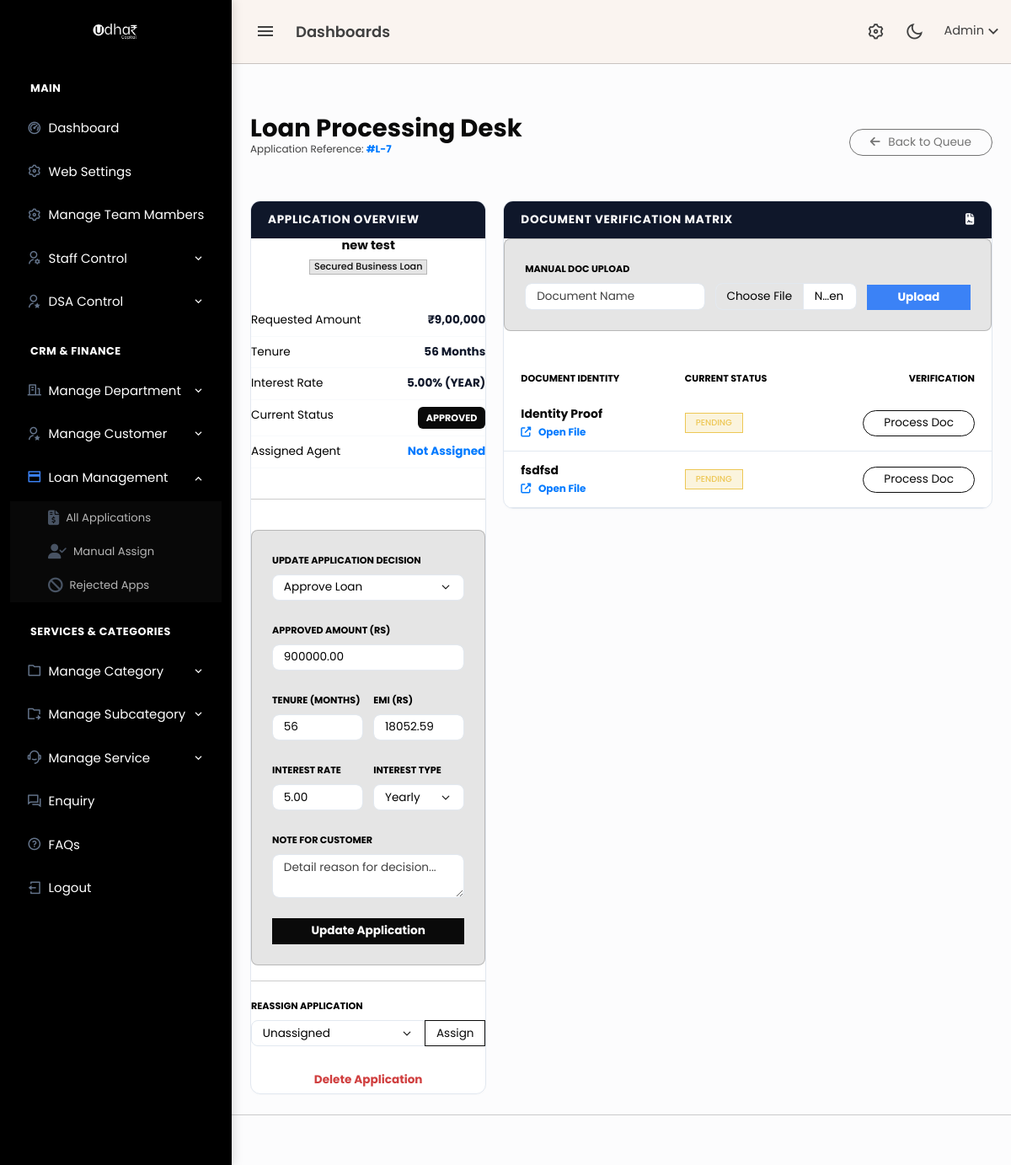
/admin/loan_view.php?id=7 (signed in), run on the app's committed database.
### tables this page shows
CREATE TABLE `loan_applications` (
  `id` bigint(20) UNSIGNED NOT NULL,
  `customer_id` bigint(20) UNSIGNED NOT NULL,
  `service_id` bigint(20) UNSIGNED NOT NULL,
  `dsa_id` bigint(20) UNSIGNED DEFAULT NULL,
  `assigned_staff_id` bigint(20) UNSIGNED DEFAULT NULL,
  `assigned_by` bigint(20) UNSIGNED DEFAULT NULL,
  `assigned_at` timestamp NULL DEFAULT NULL,
  `interest_rate` decimal(5,2) NOT NULL DEFAULT 0.00,
  `interest_type` enum('year','month') NOT NULL DEFAULT 'year',
  `requested_amount` decimal(15,2) NOT NULL,
  `tenure_years` int(11) NOT NULL,
  `emi_amount` decimal(15,2) NOT NULL,
  `status` enum('pending','approved','rejected','disbursed') DEFAULT 'pending',
  `created_at` timestamp NOT NULL DEFAULT current_timestamp(),
  `rejection_note` text DEFAULT NULL
);

CREATE TABLE `customers` (
  `id` bigint(20) UNSIGNED NOT NULL,
  `full_name` varchar(255) NOT NULL,
  `email` varchar(255) NOT NULL,
  `phone` varchar(20) NOT NULL,
  `password` varchar(255) NOT NULL,
  `aadhaar_number` varchar(20) DEFAULT NULL,
  `status` enum('active','blocked') DEFAULT 'active',
  `created_at` timestamp NOT NULL DEFAULT current_timestamp(),
  `updated_at` timestamp NOT NULL DEFAULT current_timestamp() ON UPDATE current_timestamp()
);

CREATE TABLE `services` (
  `id` bigint(20) UNSIGNED NOT NULL,
  `category_id` bigint(20) UNSIGNED NOT NULL,
  `sub_category_id` bigint(20) UNSIGNED NOT NULL,
  `service_name` varchar(255) NOT NULL,
  `title` varchar(255) NOT NULL,
  `slug` varchar(255) NOT NULL,
  `short_description` text DEFAULT NULL,
  `long_description` longtext DEFAULT NULL,
  `hero_image` varchar(255) DEFAULT NULL,
  `card_img` varchar(255) DEFAULT NULL,
  `created_at` timestamp NULL DEFAULT current_timestamp(),
  `updated_at` timestamp NULL DEFAULT current_timestamp() ON UPDATE current_timestamp()
);

CREATE TABLE `loan_application_docs` (
  `id` bigint(20) UNSIGNED NOT NULL,
  `loan_application_id` bigint(20) UNSIGNED NOT NULL,
  `doc_name` varchar(255) NOT NULL,
  `doc_path` varchar(255) NOT NULL,
  `created_at` timestamp NOT NULL DEFAULT current_timestamp(),
  `status` enum('pending','verified','rejected') DEFAULT 'pending',
  `rejection_reason` text DEFAULT NULL
);

### includes/format_helpers.php (called while the page is built, shortened)
<?php
if (!function_exists('format_inr')) {
    function format_inr($amount, int $decimals = 0): string
    {
        $num = (float)$amount;
        $neg = $num < 0 ? '-' : '';
        $num = abs($num);
        $fixed = number_format($num, $decimals, '.', '');
        $parts = explode('.', $fixed);
        $intPart = $parts[0];
        if (strlen($intPart) > 3) {
            $last3 = substr($intPart, -3);
            $rest = substr($intPart, 0, -3);
            $rest = preg_replace('/\B(?=(\d{2})+(?!\d))/', ',', $rest);
            $intPart = $rest . ',' . $last3;
        }
        return $neg . $intPart;
    }
}

### admin/loan_view.php (the view, shortened to what this page needs)
<?php
include 'header.php';
echo '<link rel="stylesheet" href="https://cdnjs.cloudflare.com/ajax/libs/font-awesome/6.4.2/css/all.min.css">';
include 'topbar.php';
include 'sidebar.php';
$loan_id = (int)$_GET['id'];
$loan_sql = "SELECT l.*, c.full_name, c.email, c.phone, s.service_name, st.name AS staff_name
             FROM loan_applications l
             JOIN customers c ON l.customer_id = c.id
             JOIN services s ON l.service_id = s.id
             LEFT JOIN staff st ON l.assigned_staff_id = st.id
             WHERE l.id = $loan_id";
$loan = mysqli_fetch_assoc(mysqli_query($conn, $loan_sql));
$loan_interest_type = strtolower((string)($loan['interest_type'] ?? 'year'));
if ($loan_interest_type !== 'month') {
    $loan_interest_type = 'year';
}
$docs_res = mysqli_query($conn, "SELECT * FROM loan_application_docs WHERE loan_application_id = $loan_id");
?>
<div class="content-page">
    <div class="content">
        <div class="container-fluid pt-4">
            <div class="d-flex justify-content-between align-items-center mb-4">
                <div>
                    <h2 class="fw-bold text-dark mb-0">Loan Processing Desk</h2>
                    <p class="text-muted small">Application Reference: <span class="fw-bold text-primary">#L-<?= $loan['id'] ?></span></p>
                </div>
                <a href="loan_applications.php" class="btn btn-outline-secondary btn-sm rounded-pill px-3">
                    <i class="fas fa-arrow-left me-1"></i> Back to Queue
                </a>
            </div>
            <div class="row">
                <div class="col-lg-4">
                    <div class="card-modern">
                        <div class="card-header-slate">Application Overview</div>
                        <div class="card-body">
                            <div class="text-center mb-4">
                                <h5 class="fw-bold text-dark mb-1"><?= htmlspecialchars($loan['full_name']) ?></h5>
                                <span class="badge bg-light text-dark border"><?= htmlspecialchars($loan['service_name']) ?></span>
                            </div>
                            <div class="data-item"><span class="data-label">Requested Amount</span><span class="data-value">₹<?= format_inr($loan['requested_amount']) ?></span></div>
                            <div class="data-item"><span class="data-label">Tenure</span><span class="data-value"><?= (int)$loan['tenure_years'] ?> Months</span></div>
                            <div class="data-item"><span class="data-label">Interest Rate</span><span class="data-value"><?= number_format((float)$loan['interest_rate'], 2) ?>% (<?= strtoupper($loan_interest_type) ?>)</span></div>
                            <div class="data-item">
                                <span class="data-label">Current Status</span>
                                <span class="badge-status bg-dark text-white"><?= strtoupper($loan['status']) ?></span>
                            </div>
                            <div class="data-item">
                                <span class="data-label">Assigned Agent</span>
                                <span class="data-value text-primary"><?= $loan['staff_name'] ? htmlspecialchars($loan['staff_name']) : 'Not Assigned' ?></span>
                            </div>
                            <hr class="my-4">
                            <form action="db/loan_handler.php" method="POST" class="bg-light p-3 rounded-3 border">
                                <div class="mb-3">
                                    <label class="form-label">Update Application Decision</label>
                                    <select name="status" class="form-select form-select-sm" required>
                                        <option value="approved" <?= $loan['status']=='approved'?'selected':'' ?>>Approve Loan</option>
                                    </select>
                                </div>
                                <div class="mb-3">
                                    <label class="form-label">Approved Amount (Rs)</label>
                                    <input type="number" min="0" step="0.01" name="requested_amount" id="admin_requested_amount" class="form-control form-control-sm" value="<?= htmlspecialchars($loan['requested_amount']) ?>" required>
                                </div>
                                <div class="row g-2 mb-3">
                                    <div class="col-6">
                                        <label class="form-label">Tenure (Months)</label>
                                        <input type="number" min="1" name="tenure_months" id="admin_tenure_months" class="form-control form-control-sm" value="<?= (int)$loan['tenure_years'] ?>" required>
                                    </div>
                                    <div class="col-6">
                                        <label class="form-label">EMI (Rs)</label>
                                        <input type="number" min="0" step="0.01" name="emi_amount" id="admin_emi_amount" class="form-control form-control-sm" value="<?= htmlspecialchars($loan['emi_amount']) ?>" readonly>
                                    </div>
                                </div>
                                <div class="row g-2 mb-3">
                                    <div class="col-6">
                                        <label class="form-label">Interest Rate</label>
                                        <input type="number" min="0" step="0.01" name="interest_rate" id="admin_interest_rate" class="form-control form-control-sm" value="<?= htmlspecialchars($loan['interest_rate']) ?>" required>
                                    </div>
                                    <div class="col-6">
                                        <label class="form-label">Interest Type</label>
                                        <select name="interest_type" id="admin_interest_type" class="form-select form-select-sm" required>
                                            <option value="year" <?= $loan_interest_type === 'year' ? 'selected' : '' ?>>Yearly</option>
                                        </select>
                                    </div>
                                </div>
                                <div class="mb-3">
                                    <label class="form-label">Note for Customer</label>
                                    <textarea name="note" class="form-control form-control-sm" rows="2" placeholder="Detail reason for decision..."><?= $loan['rejection_note'] ?></textarea>
                                </div>
                                <button type="submit" class="btn btn-dark btn-sm w-100 fw-bold">Update Application</button>
                            </form>
                            <hr>
                            <form action="db/loan_handler.php" method="POST">
                                <label class="form-label">Reassign Application</label>
                                <div class="input-group">
                                    <select name="staff_id" class="form-select form-select-sm">
                                        <option value="0">Unassigned</option>
                                    </select>
                                    <button class="btn btn-outline-dark btn-sm">Assign</button>
                                </div>
                            </form>
                            <form action="db/loan_handler.php" method="POST" class="mt-3 text-center" onsubmit="return confirm('Permanently delete this application?');">
                                <button type="submit" class="btn btn-link text-danger btn-sm text-decoration-none fw-bold">Delete Application</button>
                            </form>
                        </div>
                    </div>
                </div>
                <div class="col-lg-8">
                    <div class="card-modern">
                        <div class="card-header-slate d-flex justify-content-between align-items-center">
                            <span>Document Verification Matrix</span>
                            <i class="fas fa-file-contract"></i>
                        </div>
                        <div class="card-body">
                            <form action="db/loan_handler.php" method="POST" enctype="multipart/form-data" class="mb-4 p-3 border rounded-3 bg-light">
                                <div class="row g-2 align-items-end">
                                    <div class="col-md-5">
                                        <label class="form-label">Manual Doc Upload</label>
                                        <input type="text" name="doc_name" class="form-control form-control-sm" placeholder="Document Name" required>
                                    </div>
                                    <div class="col-md-4">
                                        <input type="file" name="doc_file" class="form-control form-control-sm" required>
                                    </div>
                                    <div class="col-md-3">
                                        <button type="submit" class="btn btn-primary btn-sm w-100 fw-bold" style="background: var(--blue-500); border:none;">Upload</button>
                                    </div>
                                </div>
                            </form>
                            <div class="table-responsive">
                                <table class="table table-modern mb-0">
                                    <thead>
                                        <tr>
                                            <th>Document Identity</th>
                                            <th>Current Status</th>
                                            <th class="text-end">Verification</th>
                                        </tr>
                                    </thead>
                                    <tbody>
                                        <?php while($doc = mysqli_fetch_assoc($docs_res)) { ?>
                                            <tr>
                                                <td>
                                                    <div class="fw-bold text-dark"><?= htmlspecialchars($doc['doc_name']) ?></div>
                                                    <a href="../<?= $doc['doc_path'] ?>" target="_blank" class="text-primary small fw-bold">
                                                        <i class="fas fa-external-link-alt me-1"></i> Open File
                                                    </a>
                                                </td>
                                                <td>
                                                    <?php
                                                        if($doc['status'] == 'verified') echo '<span class="badge bg-success-subtle text-success border border-success px-2 py-1" style="font-size:10px;">VERIFIED</span>';
                                                        elseif($doc['status'] == 'rejected') echo '<span class="badge bg-danger-subtle text-danger border border-danger px-2 py-1" style="font-size:10px;">REJECTED</span>';
                                                        else echo '<span class="badge bg-warning-subtle text-warning border border-warning px-2 py-1" style="font-size:10px;">PENDING</span>';
                                                    ?>
                                                </td>
                                                <td class="text-end">
                                                    <button class="btn btn-sm btn-outline-dark rounded-pill px-3" data-bs-toggle="modal" data-bs-target="#docModal<?= $doc['id'] ?>">
                                                        Process Doc
                                                    </button>
                                                </td>
                                            </tr>
                                        <?php } ?>
                                    </tbody>
                                </table>
                            </div>
                        </div>
                    </div>
                </div>
            </div>
        </div>
    </div>
</div>
<?php include 'footer.php'; ?>

### admin/sidebar.php (style rules this page uses)
:root { --nav-bg: #000000; --nav-text: #ffffff; --nav-hover-bg: #1e293b; --accent-blue: #3b82f6; }

### admin/loan_view.php (style rules this page uses)
:root { --slate-900: #0f172a; --slate-700: #334155; --slate-200: #e2e8f0; --blue-500: #3b82f6; }
.content-page { background-color: #fcfcfd; }
.card-modern { border: 1px solid var(--slate-200); border-radius: 12px; background: #ffffff; box-shadow: 0 1px 3px rgba(0,0,0,0.02); overflow: hidden; margin-bottom: 24px; }
.card-header-slate { background: var(--slate-900); color: white; padding: 12px 20px; font-weight: 700; font-size: 0.85rem; text-transform: uppercase; letter-spacing: 0.05em; }
.form-label { font-weight: 700; text-transform: uppercase; font-size: 0.7rem; color: var(--slate-600); }
.form-control, .form-select { border-radius: 8px; border: 1px solid var(--slate-200); }
.data-item { display: flex; justify-content: space-between; padding: 8px 0; border-bottom: 1px solid #f8fafc; }
.data-label { color: var(--slate-600); font-size: 0.85rem; }
.data-value { font-weight: 700; color: var(--slate-900); font-size: 0.85rem; }
.badge-status { padding: 5px 10px; border-radius: 6px; font-weight: 700; font-size: 0.7rem; text-transform: uppercase; }
.table-modern thead th { background: #f8fafc; text-transform: uppercase; font-size: 0.7rem; font-weight: 700; color: var(--slate-600); padding: 12px 20px; border: none; }
.table-modern tbody td { padding: 12px 20px; vertical-align: middle; border-bottom: 1px solid var(--slate-200); }

### data on the page
loan_applications: id "7", customer.full_name "new test", service.service_name "Secured Business Loan", requested_amount "9,00,000", tenure_years "56", interest_rate "5.00", interest_type "YEAR", status "APPROVED", status "Approve Loan", requested_amount "900000.00", tenure_months "56", emi_amount "18052.59", interest_type "Yearly"
loan_application_docs: doc_name "Identity Proof", status "PENDING"
loan_application_docs: doc_name "fsdfsd", status "PENDING"
